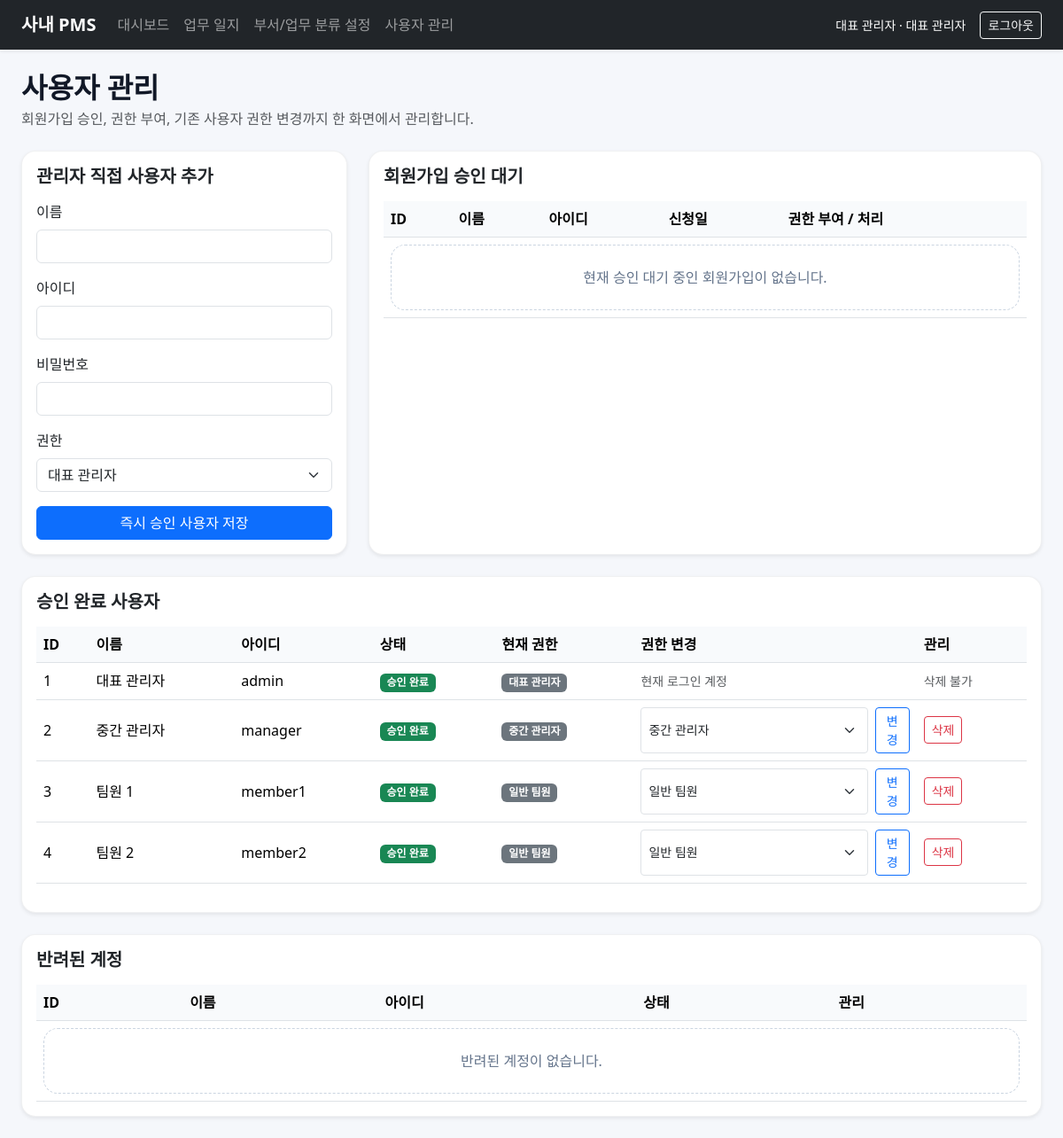
The app's page /users (signed in) with its own data.
### tables this page shows
CREATE TABLE users (
            id INTEGER PRIMARY KEY AUTOINCREMENT,
            username TEXT UNIQUE NOT NULL,
            password_hash TEXT NOT NULL,
            name TEXT NOT NULL,
            role TEXT NOT NULL CHECK(role IN ('superadmin', 'manager', 'member')),
            created_at TEXT NOT NULL
        );

### app.py (the view, shortened to what this page needs)
@app.route('/users', methods=['GET', 'POST'])
@role_required('superadmin')
def users():
    conn = get_db()
    pending_users = conn.execute(
        "SELECT * FROM users WHERE status = 'pending' ORDER BY created_at ASC, id ASC"
    ).fetchall()
    approved_users = conn.execute(
        "SELECT * FROM users WHERE status = 'approved' ORDER BY id ASC"
    ).fetchall()
    rejected_users = conn.execute(
        "SELECT * FROM users WHERE status = 'rejected' ORDER BY created_at DESC, id DESC"
    ).fetchall()
    conn.close()
    return render_template(
        'users.html',
        pending_users=pending_users,
        approved_users=approved_users,
        rejected_users=rejected_users
    )

### app.py (called while the page is built)
def get_db():
    conn = sqlite3.connect(DB_PATH)
    conn.row_factory = sqlite3.Row
    conn.execute('PRAGMA foreign_keys = ON')
    return conn

def role_required(*allowed_roles):
    def decorator(view_func):
        @wraps(view_func)
        def wrapper(*args, **kwargs):
            if 'user_id' not in session:
                flash('로그인이 필요합니다.', 'warning')
                return redirect(url_for('login'))
            if session.get('role') not in allowed_roles:
                flash('이 페이지에 접근할 권한이 없습니다.', 'danger')
                return redirect(url_for('home'))
            return view_func(*args, **kwargs)
        return wrapper
    return decorator

@app.context_processor
def inject_globals():
    return {
        'role_labels': ROLE_LABELS,
        'status_labels': STATUS_LABELS,
        'today_str': date.today().isoformat()
    }

### templates/users.html (shortened to what this page needs)
{% extends 'base.html' %}
{% block content %}
<div class="d-flex justify-content-between align-items-center mb-4">
    <div>
        <h2 class="fw-bold mb-1">사용자 관리</h2>
        <p class="text-muted mb-0">회원가입 승인, 권한 부여, 기존 사용자 권한 변경까지 한 화면에서 관리합니다.</p>
    </div>
</div>
<div class="row g-4 mb-4">
    <div class="col-lg-4">
        <div class="card shadow-sm h-100">
            <div class="card-body">
                <h5 class="card-title fw-bold mb-3">관리자 직접 사용자 추가</h5>
                <form method="post" class="vstack gap-3">
                    <div>
                        <label class="form-label">이름</label>
                        <input type="text" name="name" class="form-control" required>
                    </div>
                    <div>
                        <label class="form-label">아이디</label>
                        <input type="text" name="username" class="form-control" required>
                    </div>
                    <div>
                        <label class="form-label">비밀번호</label>
                        <input type="password" name="password" class="form-control" required>
                    </div>
                    <div>
                        <label class="form-label">권한</label>
                        <select name="role" class="form-select" required>
                            <option value="superadmin">대표 관리자</option>
                        </select>
                    </div>
                    <button type="submit" class="btn btn-primary">즉시 승인 사용자 저장</button>
                </form>
            </div>
        </div>
    </div>
    <div class="col-lg-8">
        <div class="card shadow-sm h-100">
            <div class="card-body">
                <h5 class="card-title fw-bold mb-3">회원가입 승인 대기</h5>
                <div class="table-responsive">
                    <table class="table align-middle">
                        <thead>
                            <tr>
                                <th>ID</th>
                                <th>이름</th>
                                <th>아이디</th>
                                <th>신청일</th>
                                <th>권한 부여 / 처리</th>
                            </tr>
                        </thead>
                        <tbody>
                            {% for user in pending_users %}
                            <tr>
                                <td>{{ user.id }}</td>
                                <td>{{ user.name }}</td>
                                <td>{{ user.username }}</td>
                                <td>{{ user.created_at }}</td>
                                <td>
                                    <div class="d-flex flex-wrap gap-2 justify-content-end">
                                        <form method="post" action="{{ url_for('approve_user', user_id=user.id) }}" class="d-flex gap-2">
                                            <select name="role" class="form-select form-select-sm" required>
                                                <option value="member">일반 팀원</option>
                                                <option value="manager">중간 관리자</option>
                                                <option value="superadmin">대표 관리자</option>
                                            </select>
                                            <button type="submit" class="btn btn-sm btn-primary">승인</button>
                                        </form>
                                        <form method="post" action="{{ url_for('reject_user', user_id=user.id) }}" onsubmit="return confirm('이 회원가입 요청을 반려할까요?');">
                                            <button type="submit" class="btn btn-sm btn-outline-danger">반려</button>
                                        </form>
                                    </div>
                                </td>
                            </tr>
                            {% else %}
                            <tr>
                                <td colspan="5"><div class="empty-state py-4">현재 승인 대기 중인 회원가입이 없습니다.</div></td>
                            </tr>
                            {% endfor %}
                        </tbody>
                    </table>
                </div>
            </div>
        </div>
    </div>
</div>
<div class="card shadow-sm mb-4">
    <div class="card-body">
        <h5 class="card-title fw-bold mb-3">승인 완료 사용자</h5>
        <div class="table-responsive">
            <table class="table align-middle">
                <thead>
                    <tr>
                        <th>ID</th>
                        <th>이름</th>
                        <th>아이디</th>
                        <th>상태</th>
                        <th>현재 권한</th>
                        <th>권한 변경</th>
                        <th>관리</th>
                    </tr>
                </thead>
                <tbody>
                    {% for user in approved_users %}
                    <tr>
                        <td>{{ user.id }}</td>
                        <td>{{ user.name }}</td>
                        <td>{{ user.username }}</td>
                        <td><span class="badge text-bg-success">{{ status_labels.get(user.status) }}</span></td>
                        <td><span class="badge text-bg-secondary">{{ role_labels.get(user.role) }}</span></td>
                        <td>
                            {% if user.id != session.get('user_id') %}
                            <form method="post" action="{{ url_for('update_user_role', user_id=user.id) }}" class="d-flex gap-2">
                                <select name="role" class="form-select form-select-sm" required>
                                    <option value="manager" {% if user.role == 'manager' %}selected{% endif %}>중간 관리자</option>
                                    <option value="member" {% if user.role == 'member' %}selected{% endif %}>일반 팀원</option>
                                </select>
                                <button type="submit" class="btn btn-sm btn-outline-primary">변경</button>
                            </form>
                            {% else %}
                            <span class="text-muted small">현재 로그인 계정</span>
                            {% endif %}
                        </td>
                        <td>
                            {% if user.id != session.get('user_id') %}
                            <form method="post" action="{{ url_for('delete_user', user_id=user.id) }}" onsubmit="return confirm('정말 삭제하시겠습니까?');">
                                <button type="submit" class="btn btn-sm btn-outline-danger">삭제</button>
                            </form>
                            {% else %}
                            <span class="text-muted small">삭제 불가</span>
                            {% endif %}
                        </td>
                    </tr>
                    {% endfor %}
                </tbody>
            </table>
        </div>
    </div>
</div>
<div class="card shadow-sm">
    <div class="card-body">
        <h5 class="card-title fw-bold mb-3">반려된 계정</h5>
        <div class="table-responsive">
            <table class="table align-middle mb-0">
                <thead>
                    <tr>
                        <th>ID</th>
                        <th>이름</th>
                        <th>아이디</th>
                        <th>상태</th>
                        <th>관리</th>
                    </tr>
                </thead>
                <tbody>
                    {% for user in rejected_users %}
                    <tr>
                        <td>{{ user.id }}</td>
                        <td>{{ user.name }}</td>
                        <td>{{ user.username }}</td>
                        <td><span class="badge text-bg-danger">{{ status_labels.get(user.status) }}</span></td>
                        <td>
                            <div class="d-flex gap-2">
                                <form method="post" action="{{ url_for('approve_user', user_id=user.id) }}" class="d-flex gap-2">
                                    <select name="role" class="form-select form-select-sm" required>
                                        <option value="member">일반 팀원</option>
                                        <option value="manager">중간 관리자</option>
                                        <option value="superadmin">대표 관리자</option>
                                    </select>
                                    <button type="submit" class="btn btn-sm btn-outline-success">재승인</button>
                                </form>
                                <form method="post" action="{{ url_for('delete_user', user_id=user.id) }}" onsubmit="return confirm('반려 계정을 완전히 삭제할까요?');">
                                    <button type="submit" class="btn btn-sm btn-outline-danger">삭제</button>
                                </form>
                            </div>
                        </td>
                    </tr>
                    {% else %}
                    <tr>
                        <td colspan="5"><div class="empty-state py-4">반려된 계정이 없습니다.</div></td>
                    </tr>
                    {% endfor %}
                </tbody>
            </table>
        </div>
    </div>
</div>
{% endblock %}

### templates/base.html (shortened to what this page needs)
<!doctype html>
<html lang="ko">
<head>
    <link href="https://cdn.jsdelivr.net/npm/bootstrap@5.3.3/dist/css/bootstrap.min.css" rel="stylesheet">
    <link href="{{ url_for('static', filename='css/style.css') }}" rel="stylesheet">
</head>
<body>
    {% if session.get('user_id') %}
    <nav class="navbar navbar-expand-lg navbar-dark bg-dark shadow-sm">
        <div class="container-fluid px-4">
            <a class="navbar-brand fw-bold" href="{{ url_for('home') }}">사내 PMS</a>
            <div class="collapse navbar-collapse" id="navbarNav">
                <ul class="navbar-nav me-auto">
                    {% if session.get('role') in ['superadmin', 'manager'] %}
                    <li class="nav-item"><a class="nav-link" href="{{ url_for('dashboard') }}">대시보드</a></li>
                    {% endif %}
                    <li class="nav-item"><a class="nav-link" href="{{ url_for('work_logs') }}">업무 일지</a></li>
                    {% if session.get('role') == 'superadmin' %}
                    <li class="nav-item"><a class="nav-link" href="{{ url_for('department_settings') }}">부서/업무 분류 설정</a></li>
                    <li class="nav-item"><a class="nav-link" href="{{ url_for('users') }}">사용자 관리</a></li>
                    {% endif %}
                </ul>
                <div class="d-flex align-items-center gap-3 text-white small">
                    <span>{{ session.get('name') }} · {{ role_labels.get(session.get('role')) }}</span>
                    <a class="btn btn-outline-light btn-sm" href="{{ url_for('logout') }}">로그아웃</a>
                </div>
            </div>
        </div>
    </nav>
    {% endif %}
    <main class="container-fluid px-4 py-4">
        {% block content %}{% endblock %}
    </main>
</body>
</html>

### static/css/style.css (style rules this page uses)
:root { --pms-primary: #4f46e5; --pms-soft: #eef2ff; --pms-text: #111827; }
body { background: #f5f7fb; color: var(--pms-text); }
.card { border-radius: 1rem; border: 1px solid rgba(15, 23, 42, 0.06); }
.table thead th { background: #f8fafc; white-space: nowrap; }
.empty-state { border: 1px dashed #cbd5e1; border-radius: 1rem; padding: 2rem; text-align: center; color: #64748b; background: #fff; }

### records on screen
users: get "대표 관리자", id "1", name "대표 관리자", username "admin", get "승인 완료", shows "현재 로그인 계정", shows "삭제 불가"
users: id "2", name "중간 관리자", username "manager", get "승인 완료", get "중간 관리자", role "중간 관리자"
users: id "3", name "팀원 1", username "member1", get "승인 완료", get "일반 팀원", role "일반 팀원"
users: id "4", name "팀원 2", username "member2", get "승인 완료", get "일반 팀원", role "일반 팀원"
